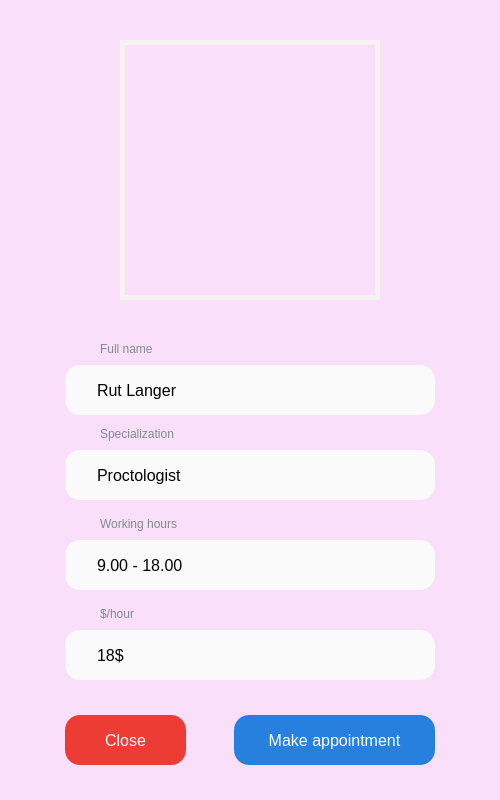
<?xml version="1.0" encoding="UTF-8"?>
<ui version="4.0">
 <class>MainWindow</class>
 <widget class="QMainWindow" name="MainWindow">
  <property name="enabled">
   <bool>true</bool>
  </property>
  <property name="geometry">
   <rect>
    <x>0</x>
    <y>0</y>
    <width>500</width>
    <height>800</height>
   </rect>
  </property>
  <property name="windowTitle">
   <string>MainWindow</string>
  </property>
  <property name="styleSheet">
   <string notr="true">background-color: #F9DFF9;</string>
  </property>
  <widget class="QWidget" name="centralwidget">
   <widget class="QLabel" name="label_1">
    <property name="geometry">
     <rect>
      <x>120</x>
      <y>40</y>
      <width>260</width>
      <height>260</height>
     </rect>
    </property>
    <property name="styleSheet">
     <string notr="true">border: 5px solid #f7f2f2</string>
    </property>
    <property name="text">
     <string/>
    </property>
    <property name="pixmap">
     <pixmap>profile.png</pixmap>
    </property>
   </widget>
   <widget class="QLineEdit" name="lineEdit_1">
    <property name="geometry">
     <rect>
      <x>65</x>
      <y>365</y>
      <width>370</width>
      <height>50</height>
     </rect>
    </property>
    <property name="styleSheet">
     <string notr="true">padding: 15px 30px;
font-size: 16px;
border-radius: 15px;
background: #FAFAFA;
border: none;</string>
    </property>
    <property name="text">
     <string>Rut Langer</string>
    </property>
    <property name="readOnly">
     <bool>true</bool>
    </property>
   </widget>
   <widget class="QLabel" name="label_2">
    <property name="geometry">
     <rect>
      <x>100</x>
      <y>340</y>
      <width>101</width>
      <height>17</height>
     </rect>
    </property>
    <property name="styleSheet">
     <string notr="true">color:#7f8c8d</string>
    </property>
    <property name="text">
     <string>Full name</string>
    </property>
   </widget>
   <widget class="QLabel" name="label_3">
    <property name="geometry">
     <rect>
      <x>100</x>
      <y>425</y>
      <width>101</width>
      <height>17</height>
     </rect>
    </property>
    <property name="styleSheet">
     <string notr="true">color:#7f8c8d</string>
    </property>
    <property name="text">
     <string>Specialization</string>
    </property>
   </widget>
   <widget class="QLineEdit" name="lineEdit_2">
    <property name="geometry">
     <rect>
      <x>65</x>
      <y>450</y>
      <width>370</width>
      <height>50</height>
     </rect>
    </property>
    <property name="styleSheet">
     <string notr="true">padding: 15px 30px;
font-size: 16px;
border-radius: 15px;
background: #FAFAFA;
border: none;</string>
    </property>
    <property name="text">
     <string>Proctologist</string>
    </property>
    <property name="readOnly">
     <bool>true</bool>
    </property>
   </widget>
   <widget class="QLabel" name="label_4">
    <property name="geometry">
     <rect>
      <x>100</x>
      <y>515</y>
      <width>101</width>
      <height>17</height>
     </rect>
    </property>
    <property name="styleSheet">
     <string notr="true">color:#7f8c8d</string>
    </property>
    <property name="text">
     <string>Working hours</string>
    </property>
   </widget>
   <widget class="QLineEdit" name="lineEdit_3">
    <property name="geometry">
     <rect>
      <x>65</x>
      <y>540</y>
      <width>370</width>
      <height>50</height>
     </rect>
    </property>
    <property name="styleSheet">
     <string notr="true">padding: 15px 30px;
font-size: 16px;
border-radius: 15px;
background: #FAFAFA;
border: none;</string>
    </property>
    <property name="text">
     <string>9.00 - 18.00</string>
    </property>
    <property name="readOnly">
     <bool>true</bool>
    </property>
   </widget>
   <widget class="QLabel" name="label_5">
    <property name="geometry">
     <rect>
      <x>100</x>
      <y>605</y>
      <width>101</width>
      <height>17</height>
     </rect>
    </property>
    <property name="styleSheet">
     <string notr="true">color:#7f8c8d</string>
    </property>
    <property name="text">
     <string>$/hour</string>
    </property>
   </widget>
   <widget class="QLineEdit" name="lineEdit_4">
    <property name="geometry">
     <rect>
      <x>65</x>
      <y>630</y>
      <width>370</width>
      <height>50</height>
     </rect>
    </property>
    <property name="styleSheet">
     <string notr="true">padding: 15px 30px;
font-size: 16px;
border-radius: 15px;
background: #FAFAFA;
border: none;</string>
    </property>
    <property name="text">
     <string>18$</string>
    </property>
    <property name="readOnly">
     <bool>true</bool>
    </property>
   </widget>
   <widget class="QPushButton" name="pushButton_2">
    <property name="geometry">
     <rect>
      <x>234</x>
      <y>715</y>
      <width>201</width>
      <height>50</height>
     </rect>
    </property>
    <property name="styleSheet">
     <string notr="true">QPushButton {
  padding: 15px 30px;
  font-size: 16px;
  border-radius: 15px;
  background: #2780DD;
  border: none;
  text-align: center;
  color: #fff;
}

QPushButton:pressed {
  background: #2B5DAA;
}</string>
    </property>
    <property name="text">
     <string>Make appointment</string>
    </property>
   </widget>
   <widget class="QPushButton" name="pushButton_1">
    <property name="geometry">
     <rect>
      <x>65</x>
      <y>715</y>
      <width>121</width>
      <height>50</height>
     </rect>
    </property>
    <property name="styleSheet">
     <string notr="true">QPushButton {
  padding: 15px 30px;
  font-size: 16px;
  border-radius: 15px;
  background: #ED3C34;
  border: none;
  text-align: center;
  color: #fff;
}

QPushButton:pressed {
  background: #AA2823;
}</string>
    </property>
    <property name="text">
     <string>Close</string>
    </property>
   </widget>
  </widget>
 </widget>
 <resources/>
 <connections/>
</ui>
